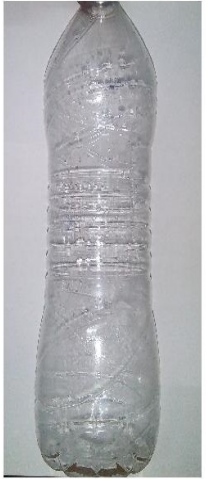
#> input picture 1.PNG, 206 x 479 px, found by its file name
$ jupyter execute water_turbidity.ipynb
#> lines starting #> are read from the running program, lines starting #| are printed output that depends on the picture; after the words box and inside, x2 and y2 are one past the last pixel; in counts of white or black regions, pixels touching at a corner belong together
[cell 1]
import cv2
import numpy as np
from matplotlib import pyplot as plt

[cell 2]
img1 = cv2.imread('1.png')
#> img1 is the input picture: shape (479, 206, 3); mean B, G, R 177.3, 173.9, 173
img2 = cv2.imread('2.png')
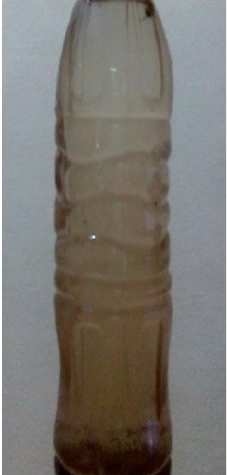
#> input picture 2.PNG, 227 x 475 px, found by its file name
#> img2 is the input picture: shape (475, 227, 3); mean B, G, R 111.1, 116.7, 120.5
img3 = cv2.imread('3.png')
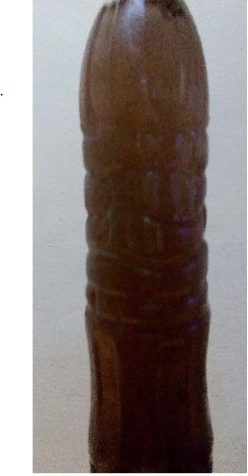
#> input picture 3.PNG, 248 x 476 px, found by its file name
#> img3 is the input picture: shape (476, 248, 3); mean B, G, R 119.1, 122.3, 133.2

[cell 3]
titles = ['Original Image 1', 'Original Image 2', 'Original Image 3']
images = [img1, img2, img3]

for i in range(len(titles)):
    plt.subplot(1,3,i+1),plt.imshow(images[i])
    plt.title(titles[i])
    plt.xticks([]),plt.yticks([])

plt.show()
#> figure, not shown here; B, G, R data is drawn as R, G, B

[cell 4]
img1_gray = cv2.cvtColor(img1, cv2.COLOR_BGR2GRAY)
img2_gray = cv2.cvtColor(img2, cv2.COLOR_BGR2GRAY)
img3_gray = cv2.cvtColor(img3, cv2.COLOR_BGR2GRAY)

[cell 5]
cv2.imshow("img1",img1_gray)
cv2.waitKey(0)
cv2.destroyAllWindows()

cv2.imshow("img2",img2_gray)
cv2.waitKey(0)
cv2.destroyAllWindows()

cv2.imshow("img3",img3_gray)
cv2.waitKey(0)
cv2.destroyAllWindows()

[cell 6]
titles = ['gray 1', 'gray 2', 'gray 3']
images = [img1_gray, img2_gray, img3_gray]

for i in range(len(titles)):
    plt.subplot(1,3,i+1),plt.imshow(images[i],'gray')
    plt.title(titles[i])
    plt.xticks([]),plt.yticks([])

plt.show()

[cell 7]
img1_enhanced = cv2.equalizeHist(img1_gray)
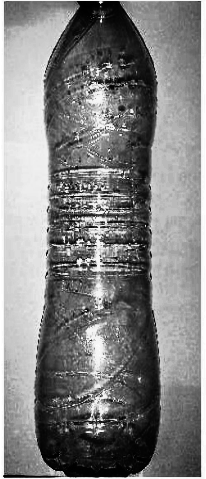
#> img1_enhanced: shape (479, 206); min 0, max 255, mean 129.2
img2_enhanced = cv2.equalizeHist(img2_gray)
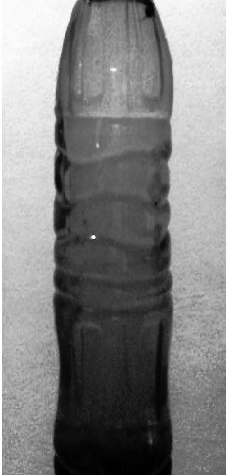
#> img2_enhanced: shape (475, 227); min 0, max 255, mean 128.6
img3_enhanced = cv2.equalizeHist(img3_gray)
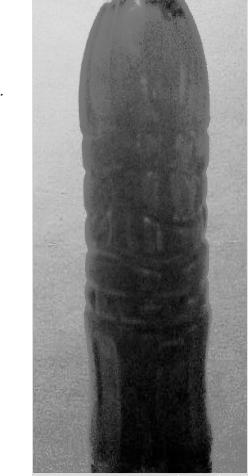
#> img3_enhanced: shape (476, 248); min 0, max 255, mean 130.3

[cell 8]
titles = ['contrast 1', 'contrast 2', 'contrast 3']
images = [img1_enhanced, img2_enhanced, img3_enhanced]

for i in range(len(titles)):
    plt.subplot(1,3,i+1),plt.imshow(images[i],'gray')
    plt.title(titles[i])
    plt.xticks([]),plt.yticks([])

plt.show()

[cell 9]
cv2.imshow("img1",img1_enhanced)
cv2.waitKey(0)
cv2.destroyAllWindows()

cv2.imshow("img1",img2_enhanced)
cv2.waitKey(0)
cv2.destroyAllWindows()

cv2.imshow("img1",img3_enhanced)
cv2.waitKey(0)
cv2.destroyAllWindows()

[cell 10]
img1_ret,img1_thresh = cv2.threshold(img1_enhanced,127,255,cv2.THRESH_BINARY)
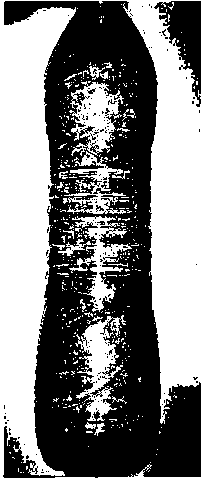
#> img1_thresh: shape (479, 206); 50.6% white; 170 black regions (165 under 20 px), largest, box (x1, y1, x2, y2) and area: (3, 1, 201, 478) 45958, (154, 1, 201, 107) 2233, (96, 205, 104, 212) 27, (87, 88, 96, 94) 25, (97, 221, 105, 225) 20
img2_ret,img2_thresh = cv2.threshold(img2_enhanced,127,255,cv2.THRESH_BINARY)
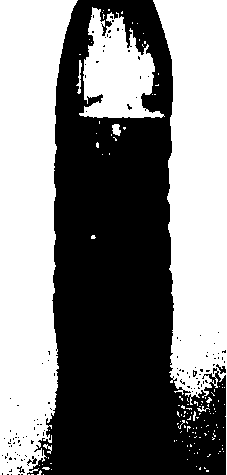
#> img2_thresh: shape (475, 227); 50.4% white; 117 black regions (113 under 20 px), largest, box (x1, y1, x2, y2) and area: (27, 0, 226, 475) 53011, (216, 364, 226, 374) 45, (27, 456, 37, 466) 38, (17, 466, 25, 473) 23
img3_ret,img3_thresh = cv2.threshold(img3_enhanced,127,255,cv2.THRESH_BINARY)
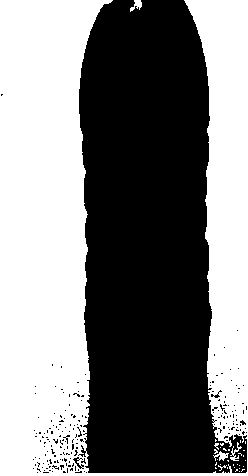
#> img3_thresh: shape (476, 248); 50.1% white; 193 black regions (190 under 20 px), largest, box (x1, y1, x2, y2) and area: (78, 0, 247, 473) 58262, (73, 457, 84, 469) 47, (211, 390, 222, 398) 27

[cell 11]
titles = ['image1','image2','image3']
images = [img1_thresh,img2_thresh,img3_thresh]

for i in range(len(titles)):
    plt.subplot(1,3,i+1),plt.imshow(images[i],'gray')
    plt.title(titles[i])
    plt.xticks([]),plt.yticks([])

plt.show()

[cell 12]
plt.hist(img1.ravel(), bins=range(256), range=(0.0,1.0),fc='k', ec='k')
plt.hist(img2.ravel(), bins=range(256), range=(0.0,1.0),fc='k', ec='k')
plt.hist(img3.ravel(), bins=range(256), range=(0.0,1.0),fc='k', ec='k')
#> figure, not shown here; tallest bar 7986 high, from x = 184 to 185; tallest bar 5637 high, from x = 131 to 132; tallest bar 46798 high, from x = 254 to 255

[cell 13]
histg1 = cv2.calcHist([img1],[0],None,[256],[0,256])
#> histg1 = 256 values, max 2574 at index 186, min 0 at index 0, mean 385.4
histg2 = cv2.calcHist([img2],[0],None,[256],[0,256])
#> histg2 = 256 values, max 1338 at index 123, min 0 at index 191, mean 421.2
histg3 = cv2.calcHist([img3],[0],None,[256],[0,256])
#> histg3 = 256 values, max 15232 at index 255, min 1 at index 242, mean 461.1

[cell 14]
plt.plot(histg1)
plt.show()
#> figure, not shown here; curve peaks at x = 186, y = 2574
plt.plot(histg2)
plt.show()
#> figure, not shown here; curve peaks at x = 123, y = 1338
plt.plot(histg3)
plt.show()
#> figure, not shown here; curve peaks at x = 255, y = 15232

[cell 15]
vals = img1.mean(axis=2).flatten()
# plot histogram with 255 bins
b, bins, patches = plt.hist(vals, bins=range(256))
#> b = 255 values, max 2619 at index 183, min 0 at index 0, mean 387; bins = 256 values from 0 to 255; patches = 255 items
plt.xlim([0,255])
plt.show()
#> figure, not shown here; tallest bar 2619 high, from x = 183 to 184

[cell 16]
vals = img2.mean(axis=2).flatten()
# plot histogram with 255 bins
b, bins, patches = plt.hist(vals, bins=range(256))
#> b = 255 values, max 1865 at index 127, min 0 at index 0, mean 422.8
plt.xlim([0,255])
plt.show()
#> figure, not shown here; tallest bar 1865 high, from x = 127 to 128

[cell 17]
vals = img3.mean(axis=2).flatten()
# plot histogram with 255 bins
b, bins, patches = plt.hist(vals, bins=range(256))
#> b = 255 values, max 15342 at index 254, min 0 at index 0, mean 462.9
plt.xlim([0,255])
plt.show()
#> figure, not shown here; tallest bar 15342 high, from x = 254 to 255

[cell 18]
hist,bins = np.histogram(img1_thresh.ravel(),256,[0,256])
#> hist = 256 values, max 49923 at index 255, min 0 at index 1, mean 385.4; bins = 257 values from 0 to 256

[cell 19]
plt.plot(hist)
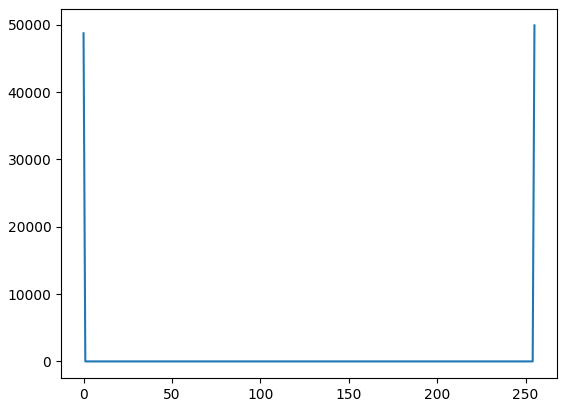
#> figure drawn by matplotlib, 1 panel; curve peaks at x = 255, y = 49923

[cell 20]
vals = img1_thresh.mean(axis=1).flatten()
#> vals = 479 values, max 255 at index 0, min 24.76 at index 461, mean 129
# plot histogram with 255 bins
b, bins, patches = plt.hist(vals, bins=range(256))
#> b = 255 values, max 16 at index 143, min 0 at index 0, mean 1.88; bins = 256 values from 0 to 255
plt.xlim([0,255])
plt.show()
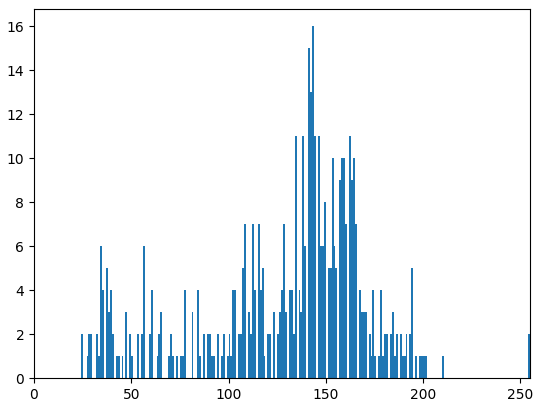
#> figure drawn by matplotlib, 1 panel; tallest bar 16 high, from x = 143 to 144
